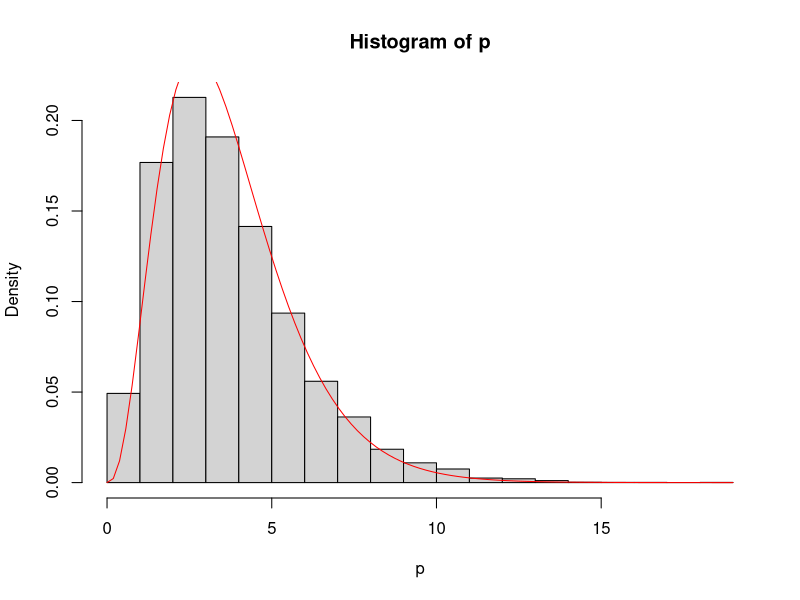
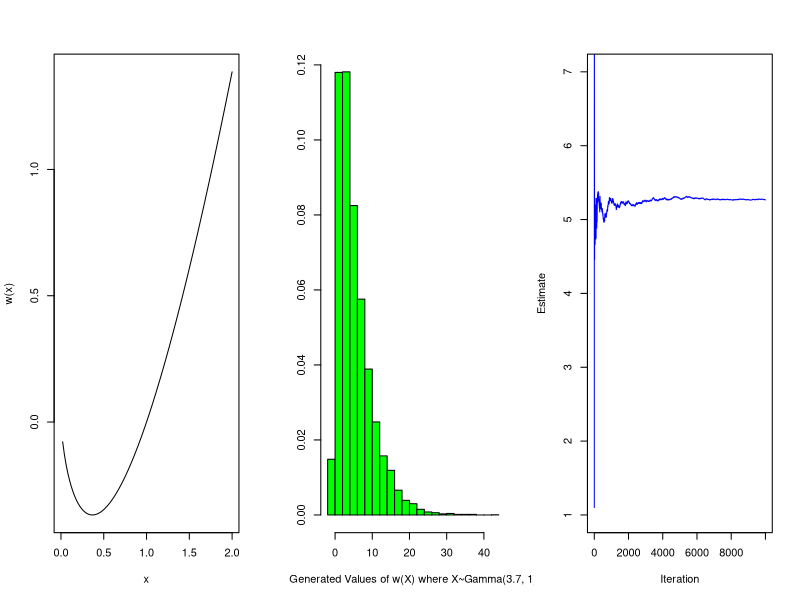
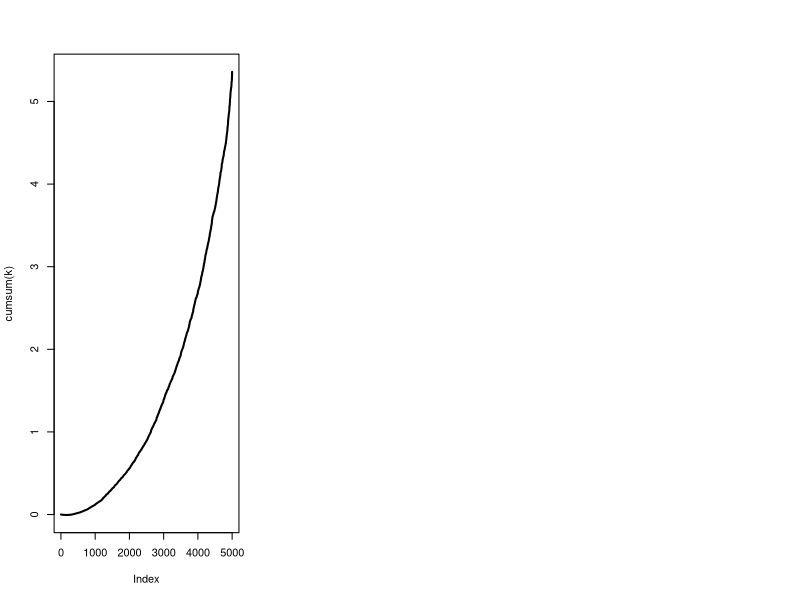

Recreate these plots in R, in order.
## ---- chunk 1
knitr::opts_chunk$set(echo = TRUE)
## ---- chunk 2
knitr::opts_chunk$set("README.md")
## ---- chunk 3

# Simulation from Gamma(alpha,1) distribution using accept-reject 
# and a Gamma(a,b) proposal distribution.

gammasim <- function(n=10000, alfa=3.7) 
{
  a=3
  b=a/alfa
  e = NULL
  x = NULL
  
  for (i in 1:n) {
    
    y = rgamma(1,a,b)
    u = runif(1)
    
    k = b^(-a)*y^(alfa-a)*exp(-(1-b)*y)
      
    if (u < k) x = c(x,y)
  }
  return(x)
}
p = gammasim()
hist(p, freq = FALSE)
curve(dgamma(x,3.7,1), add=TRUE,col='red')
## ---- chunk 4

# Monte carlo integration

mci_int <- function(n) 
{
  n <- 10000 
  u <- rgamma(n, 3.7, 1)
  seq <- 1:(n)
  
  # The function to be integrated:
  
  mci.ex <- function(x) x*log(x)
  
  par(mfrow=c(1,3))
  
  curve(mci.ex(x),xlab="x",ylab="w(x)", from = 0, to = 2)
  
  # The monte carlo sum:
  
  w_x <- mci.ex(u)
  
  hplot <- cumsum(w_x)/seq(1:n)
  
  # stdh <- sqrt( cumsum(w_x^2)/seq - (w_x)^2) Nan produced???
  
  par(new=F)
  
  hist(w_x, xlab="Generated Values of w(X) where X~Gamma(3.7, 1)",
       freq=F,col="green",breaks=30,ylab="",main="")
  
  par(new=F)
  
  plot(hplot,type="l",col="blue",xlab="Iteration",
       ylab="Estimate", xlim=c(1,n), ylim=c(1,7))
  
  # par(new=T)
  
  # plot(hplot+stdh/sqrt(seq),type="l",col="green",xlab="",
  #      ylab="",lty=2)
  
  # par(new=T)
  
  # plot(hplot-stdh/sqrt(seq),type="l",col="red",
  #     xlab="",ylab="",lty=2)
  
  return(1/n*sum(w_x))  
}

mci_int(10000)



## ---- chunk 5

# Computes the MCI approximation to E[Xlog(X)] for X~Gamma(3.7, 1).

mci.gamma = function(n=10000)
{	
	x = rgamma(n,3.7, 1)
	return(mean(x*log(x)))
}

mci.gamma()

## ---- chunk 6

riemann.gamma = function(n=6000, alfa = 3.7, lambda =1)
{	
	x = rgamma(n, alfa, lambda)
	x = sort(x)
	
	f <- function(x, alfa = 3.7, lambda =1) lambda^alfa * 1/gamma(alfa)*x^(alfa-1)*exp(-lambda*x)
	  
	g <- function(x) x*log(x)
	

	k = NULL
	for (i in 1:n-1) k[i] <- ( g(x[i]) * f(x[i]) * (x[i+1]-x[i]) )
	
	plot(cumsum(k), type = 'l', lwd=2)
	
	# georg: k <- ( g(x[-n]) * f(x[-n]) * (x[-1]-x[-n]) )

	
#	Z = x
#	p <- function(x) cumsum( g(Z[x]) * f(Z[x]) * (Z[x+1]-Z[x])/x )
#	curve((p(x)), from = 1, to=n-1 )
	
	
	
	return(sum(k))
}

k = riemann.gamma(n=5000)

k
